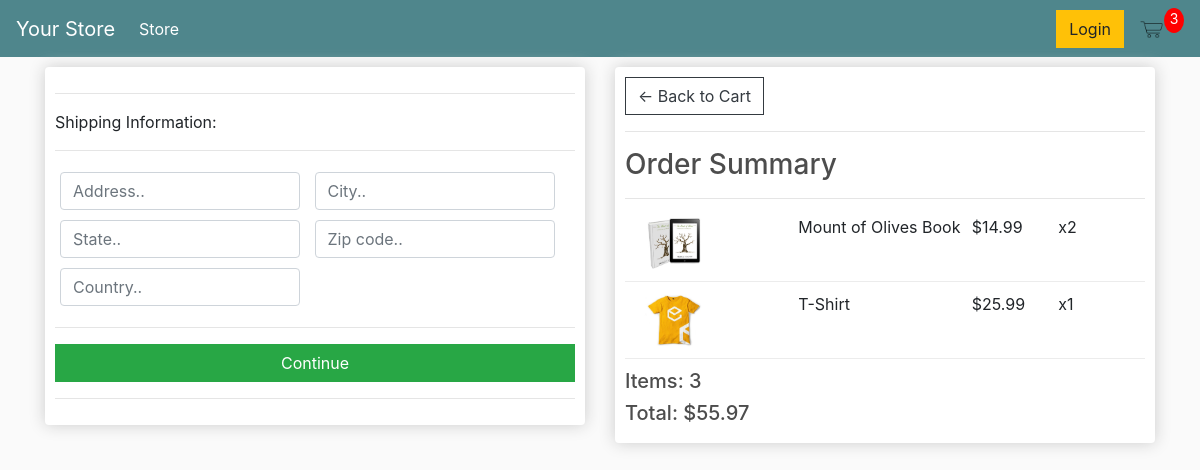
/checkout/ (signed in), run on an earlier commit of the app's database.
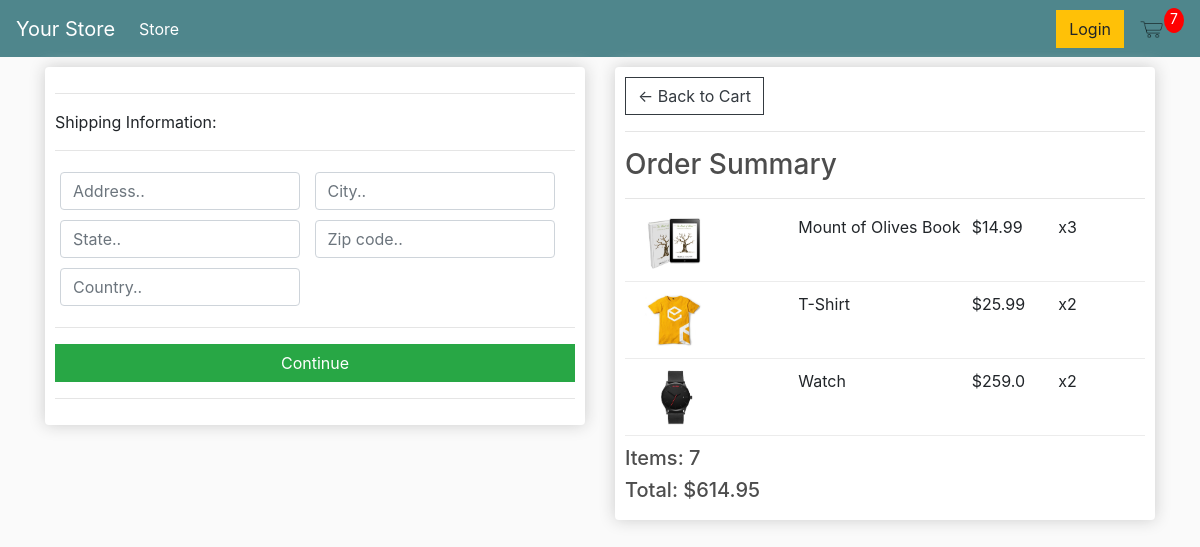
And on a later commit of the database.
### store/models.py (models this page shows, shortened)
class OrderItem(models.Model):
    product = models.ForeignKey(Product, on_delete=models.SET_NULL, blank=True, null=True)
    order = models.ForeignKey(Order, on_delete=models.SET_NULL, blank=True, null=True)
    quantity = models.IntegerField(default=0, null=True, blank=True)
    date_added = models.DateTimeField(auto_now_add=True)
    @property
    def get_total(self):
        total = self.product.price * self.quantity
        return total

class Product(models.Model):
    name = models.CharField(max_length=200, null=True)
    price = models.FloatField()
    digital = models.BooleanField(default=False, null=True, blank=False)
    image = models.ImageField(null=True, blank=True)
    @property
    def imageURL(self):
        try:
            url = self.image.url
        except:
            url = ''
        return url

class Order(models.Model):
    customer = models.ForeignKey(Customer, on_delete=models.SET_NULL, blank=True, null=True)
    date_ordered = models.DateTimeField(auto_now_add=True)
    complete = models.BooleanField(default=False, null=True, blank=False)
    transaction_id = models.CharField(max_length=200, null=True)
    @property
    def shipping(self):
        shipping = False
        orderitems = self.orderitem_set.all()
        for i in orderitems:
            if i.product.digital == False:
                shipping = True
        return shipping
    @property
    def get_cart_total(self):
        orderitems = self.orderitem_set.all()
        total = sum([item.get_total for item in orderitems])
        return total
    @property
    def get_cart_items(self):
        orderitems = self.orderitem_set.all()
        total = sum([item.quantity for item in orderitems])
        return total

### store/views.py (the view)
# urls.py: path('checkout/', views.checkout, name="checkout"),
def checkout(request):
    if request.user.is_authenticated:
        customer = request.user.customer
        order, created = Order.objects.get_or_create(customer=customer, complete=False)
        items = order.orderitem_set.all()
        cartItems = order.get_cart_items
    else:
        items = []
        order = {'get_cart_total':0, 'get_cart_items':0, 'shipping':False}
        cartItems = order['get_cart_items']
    context = {'items':items, 'order':order, 'cartItems':cartItems}
    return render(request, 'store/checkout.html', context)

### store/templates/store/checkout.html (shortened to what this page needs)
{% extends 'store/main.html' %}
{% load static %}
{% block content %}
    <div class="row">
        <div class="col-lg-6">
            <div class="box-element" id="form-wrapper">
                <form id="form">
                    <div id="shipping-info">
                        <hr>
						<p>Shipping Information:</p>
						<hr>
						<div class="form-field">
							<input class="form-control" type="text" name="address" placeholder="Address..">
						</div>
						<div class="form-field">
							<input class="form-control" type="text" name="city" placeholder="City..">
						</div>
						<div class="form-field">
							<input class="form-control" type="text" name="state" placeholder="State..">
						</div>
						<div class="form-field">
							<input class="form-control" type="text" name="zipcode" placeholder="Zip code..">
						</div>
						<div class="form-field">
							<input class="form-control" type="text" name="country" placeholder="Country..">
						</div>
                    </div>
                    <hr>
                    <input id="form-button" class="btn btn-success btn-block" type="submit" value="Continue">
                </form>
                <hr>
            </div>
            <br>
        </div>
        <div class="col-lg-6">
            <div class="box-element">
                <a class="btn btn-outline-dark" href="{% url 'cart' %}">&#x2190; Back to Cart</a>
                <hr>
                <h3>Order Summary</h3>
                <hr>
                {% for item in items %}
                <div class="cart-row">
					<div style="flex:2"><img class="row-image" src="{{item.product.imageURL}}"></div>
					<div style="flex:2"><p>{{item.product.name}}</p></div>
					<div style="flex:1"><p>${{item.product.price}}</p></div>
					<div style="flex:1"><p>x{{item.quantity}}</p></div>
				</div>
                {% endfor %}
                <h5>Items: {{order.get_cart_items}}</h5>
                <h5>Total: ${{order.get_cart_total|floatformat:2}}</h5>
            </div>
        </div>
    </div>
{% endblock content %}

What changed in the data, as far as the page shows it:
changed OrderItem "Mount of Olives Book": quantity "2" → "3"
changed OrderItem "T-Shirt": quantity "1" → "2"
added OrderItem: product.imageURL (picture), product.name "Watch", product.price "259.0", quantity "2"
changed through a linked row, Order: get_cart_items "3" → "7"; get_cart_total "55.97" → "614.95"
Also different on the page:
{{ cartItems }}: "3" → "7"
